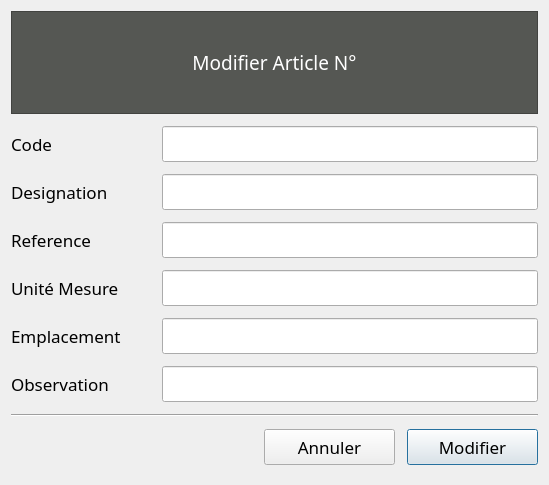
<?xml version="1.0" encoding="UTF-8"?>
<ui version="4.0">
 <class>ModifyArticle</class>
 <widget class="QDialog" name="ModifyArticle">
  <property name="geometry">
   <rect>
    <x>0</x>
    <y>0</y>
    <width>549</width>
    <height>485</height>
   </rect>
  </property>
  <property name="font">
   <font>
    <family>Monaco</family>
    <pointsize>13</pointsize>
   </font>
  </property>
  <property name="windowTitle">
   <string>Modifier Article</string>
  </property>
  <layout class="QVBoxLayout" name="verticalLayout">
   <property name="spacing">
    <number>12</number>
   </property>
   <property name="bottomMargin">
    <number>20</number>
   </property>
   <item>
    <widget class="QLabel" name="labelTitle">
     <property name="font">
      <font>
       <family>Monaco</family>
       <pointsize>14</pointsize>
      </font>
     </property>
     <property name="styleSheet">
      <string notr="true">background-color: rgb(85, 87, 83);
color: rgb(255, 255, 255);</string>
     </property>
     <property name="frameShape">
      <enum>QFrame::StyledPanel</enum>
     </property>
     <property name="text">
      <string>Modifier Article N°</string>
     </property>
     <property name="alignment">
      <set>Qt::AlignCenter</set>
     </property>
    </widget>
   </item>
   <item>
    <layout class="QHBoxLayout" name="horizontalLayout">
     <item>
      <widget class="QLabel" name="label_2">
       <property name="minimumSize">
        <size>
         <width>139</width>
         <height>36</height>
        </size>
       </property>
       <property name="maximumSize">
        <size>
         <width>16777215</width>
         <height>36</height>
        </size>
       </property>
       <property name="text">
        <string>Code</string>
       </property>
      </widget>
     </item>
     <item>
      <widget class="QLineEdit" name="lineEditCode">
       <property name="minimumSize">
        <size>
         <width>0</width>
         <height>36</height>
        </size>
       </property>
      </widget>
     </item>
    </layout>
   </item>
   <item>
    <layout class="QHBoxLayout" name="horizontalLayout_2">
     <item>
      <widget class="QLabel" name="label_3">
       <property name="minimumSize">
        <size>
         <width>139</width>
         <height>36</height>
        </size>
       </property>
       <property name="maximumSize">
        <size>
         <width>16777215</width>
         <height>36</height>
        </size>
       </property>
       <property name="text">
        <string>Designation</string>
       </property>
      </widget>
     </item>
     <item>
      <widget class="QLineEdit" name="lineEditDesig">
       <property name="minimumSize">
        <size>
         <width>0</width>
         <height>36</height>
        </size>
       </property>
      </widget>
     </item>
    </layout>
   </item>
   <item>
    <layout class="QHBoxLayout" name="horizontalLayout_3">
     <item>
      <widget class="QLabel" name="label_4">
       <property name="minimumSize">
        <size>
         <width>139</width>
         <height>36</height>
        </size>
       </property>
       <property name="maximumSize">
        <size>
         <width>16777215</width>
         <height>36</height>
        </size>
       </property>
       <property name="text">
        <string>Reference</string>
       </property>
      </widget>
     </item>
     <item>
      <widget class="QLineEdit" name="lineEditRef">
       <property name="minimumSize">
        <size>
         <width>0</width>
         <height>36</height>
        </size>
       </property>
      </widget>
     </item>
    </layout>
   </item>
   <item>
    <layout class="QHBoxLayout" name="horizontalLayout_4">
     <item>
      <widget class="QLabel" name="label_5">
       <property name="minimumSize">
        <size>
         <width>139</width>
         <height>36</height>
        </size>
       </property>
       <property name="maximumSize">
        <size>
         <width>16777215</width>
         <height>36</height>
        </size>
       </property>
       <property name="text">
        <string>Unité Mesure</string>
       </property>
      </widget>
     </item>
     <item>
      <widget class="QLineEdit" name="lineEditUM">
       <property name="minimumSize">
        <size>
         <width>0</width>
         <height>36</height>
        </size>
       </property>
      </widget>
     </item>
    </layout>
   </item>
   <item>
    <layout class="QHBoxLayout" name="horizontalLayout_5">
     <item>
      <widget class="QLabel" name="label_6">
       <property name="minimumSize">
        <size>
         <width>139</width>
         <height>36</height>
        </size>
       </property>
       <property name="maximumSize">
        <size>
         <width>16777215</width>
         <height>36</height>
        </size>
       </property>
       <property name="text">
        <string>Emplacement</string>
       </property>
      </widget>
     </item>
     <item>
      <widget class="QLineEdit" name="lineEditEmp">
       <property name="minimumSize">
        <size>
         <width>0</width>
         <height>36</height>
        </size>
       </property>
      </widget>
     </item>
    </layout>
   </item>
   <item>
    <layout class="QHBoxLayout" name="horizontalLayout_6">
     <item>
      <widget class="QLabel" name="label_7">
       <property name="minimumSize">
        <size>
         <width>139</width>
         <height>36</height>
        </size>
       </property>
       <property name="maximumSize">
        <size>
         <width>16777215</width>
         <height>36</height>
        </size>
       </property>
       <property name="text">
        <string>Observation</string>
       </property>
      </widget>
     </item>
     <item>
      <widget class="QLineEdit" name="lineEditObs">
       <property name="minimumSize">
        <size>
         <width>0</width>
         <height>36</height>
        </size>
       </property>
      </widget>
     </item>
    </layout>
   </item>
   <item>
    <widget class="Line" name="line">
     <property name="orientation">
      <enum>Qt::Horizontal</enum>
     </property>
    </widget>
   </item>
   <item>
    <layout class="QHBoxLayout" name="horizontalLayout_7">
     <item>
      <spacer name="horizontalSpacer">
       <property name="orientation">
        <enum>Qt::Horizontal</enum>
       </property>
       <property name="sizeHint" stdset="0">
        <size>
         <width>40</width>
         <height>20</height>
        </size>
       </property>
      </spacer>
     </item>
     <item>
      <widget class="QPushButton" name="pushButtonClose">
       <property name="minimumSize">
        <size>
         <width>131</width>
         <height>36</height>
        </size>
       </property>
       <property name="text">
        <string>Annuler</string>
       </property>
       <property name="autoDefault">
        <bool>false</bool>
       </property>
      </widget>
     </item>
     <item>
      <widget class="QPushButton" name="pushButtonModify">
       <property name="minimumSize">
        <size>
         <width>131</width>
         <height>36</height>
        </size>
       </property>
       <property name="text">
        <string>Modifier</string>
       </property>
       <property name="iconSize">
        <size>
         <width>20</width>
         <height>20</height>
        </size>
       </property>
       <property name="autoDefault">
        <bool>false</bool>
       </property>
       <property name="default">
        <bool>true</bool>
       </property>
      </widget>
     </item>
    </layout>
   </item>
  </layout>
 </widget>
 <resources/>
 <connections>
  <connection>
   <sender>pushButtonClose</sender>
   <signal>clicked()</signal>
   <receiver>ModifyArticle</receiver>
   <slot>close()</slot>
   <hints>
    <hint type="sourcelabel">
     <x>336</x>
     <y>452</y>
    </hint>
    <hint type="destinationlabel">
     <x>274</x>
     <y>242</y>
    </hint>
   </hints>
  </connection>
 </connections>
</ui>
